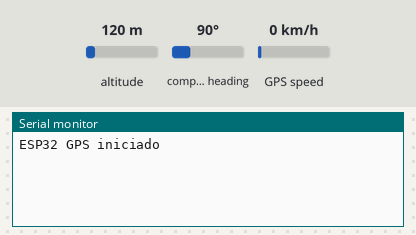
The sketch below on a simulated ESP32. Shown: the last lines printed to the serial monitor. Inputs (shaded band) come from the test bench; at power-on: altitude 120 m, compass heading 90°, GPS speed 0 km/h. The GPS gets a fix after 3 s at 37.7749, -122.4194 with 8 satellites.

Above: at 1.2 s.
1.3 s: altitude set to 20 m
At 3.5 s:
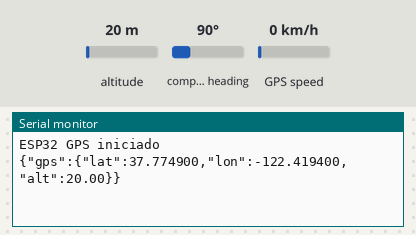
5.4 s: altitude set to 250 m
At 6.9 s:
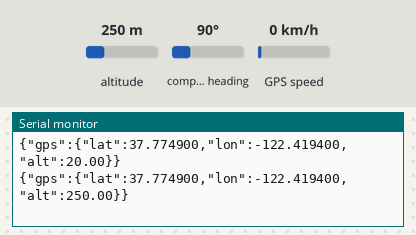

The sketch:

ESP32_FINAL.ino
```cpp
#include <TinyGPSPlus.h>

TinyGPSPlus gps;


HardwareSerial gpsSerial(1);

HardwareSerial arduinoSerial(2);

void setup() {
  Serial.begin(115200);

  gpsSerial.begin(9600, SERIAL_8N1, 16, 17);
  arduinoSerial.begin(9600, SERIAL_8N1, 4, 2);

  Serial.println("ESP32 GPS iniciado");
}

void loop() {
  while (gpsSerial.available()) {
    gps.encode(gpsSerial.read());
  }

  if (gps.location.isUpdated()) {
    String json = "{";
    json += "\"gps\":{";
    json += "\"lat\":" + String(gps.location.lat(), 6) + ",";
    json += "\"lon\":" + String(gps.location.lng(), 6) + ",";
    json += "\"alt\":" + String(gps.altitude.meters());
    json += "}}";

    arduinoSerial.println(json);
    Serial.println(json);
  }

  delay(500);
}
```

Measured:
- after the input at 1.3 s, the serial monitor: prints a new line after 1.7 s (image 1)
- after the input at 5.4 s, the serial monitor: prints a new line after 0.70 s (image 2)
